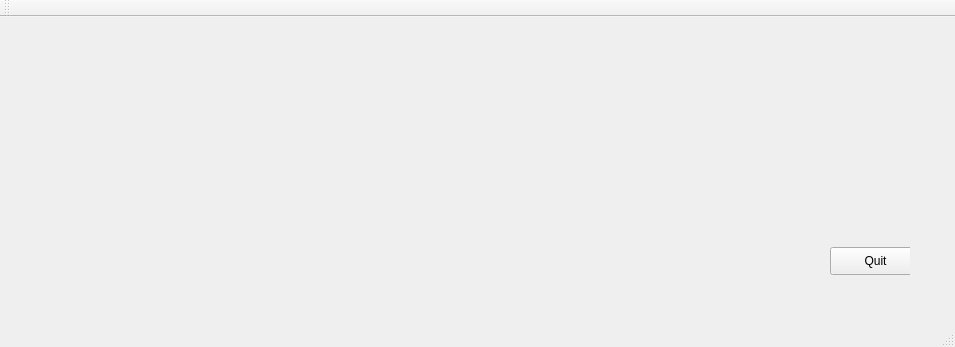
<?xml version="1.0" encoding="UTF-8"?>
<ui version="4.0">
 <class>MainWindow</class>
 <widget class="QMainWindow" name="MainWindow">
  <property name="windowModality">
   <enum>Qt::ApplicationModal</enum>
  </property>
  <property name="geometry">
   <rect>
    <x>0</x>
    <y>0</y>
    <width>955</width>
    <height>347</height>
   </rect>
  </property>
  <property name="windowTitle">
   <string>MainWindow</string>
  </property>
  <widget class="QWidget" name="centralWidget">
   <widget class="QWidget" name="Widget" native="true">
    <property name="geometry">
     <rect>
      <x>790</x>
      <y>20</y>
      <width>120</width>
      <height>241</height>
     </rect>
    </property>
    <widget class="QPushButton" name="pushButton">
     <property name="geometry">
      <rect>
       <x>40</x>
       <y>210</y>
       <width>91</width>
       <height>28</height>
      </rect>
     </property>
     <property name="text">
      <string>Quit</string>
     </property>
    </widget>
   </widget>
  </widget>
  <widget class="QMenuBar" name="menuBar">
   <property name="geometry">
    <rect>
     <x>0</x>
     <y>0</y>
     <width>955</width>
     <height>28</height>
    </rect>
   </property>
  </widget>
  <widget class="QToolBar" name="mainToolBar">
   <attribute name="toolBarArea">
    <enum>TopToolBarArea</enum>
   </attribute>
   <attribute name="toolBarBreak">
    <bool>false</bool>
   </attribute>
  </widget>
  <widget class="QStatusBar" name="statusBar"/>
 </widget>
 <layoutdefault spacing="6" margin="11"/>
 <resources/>
 <connections/>
</ui>
